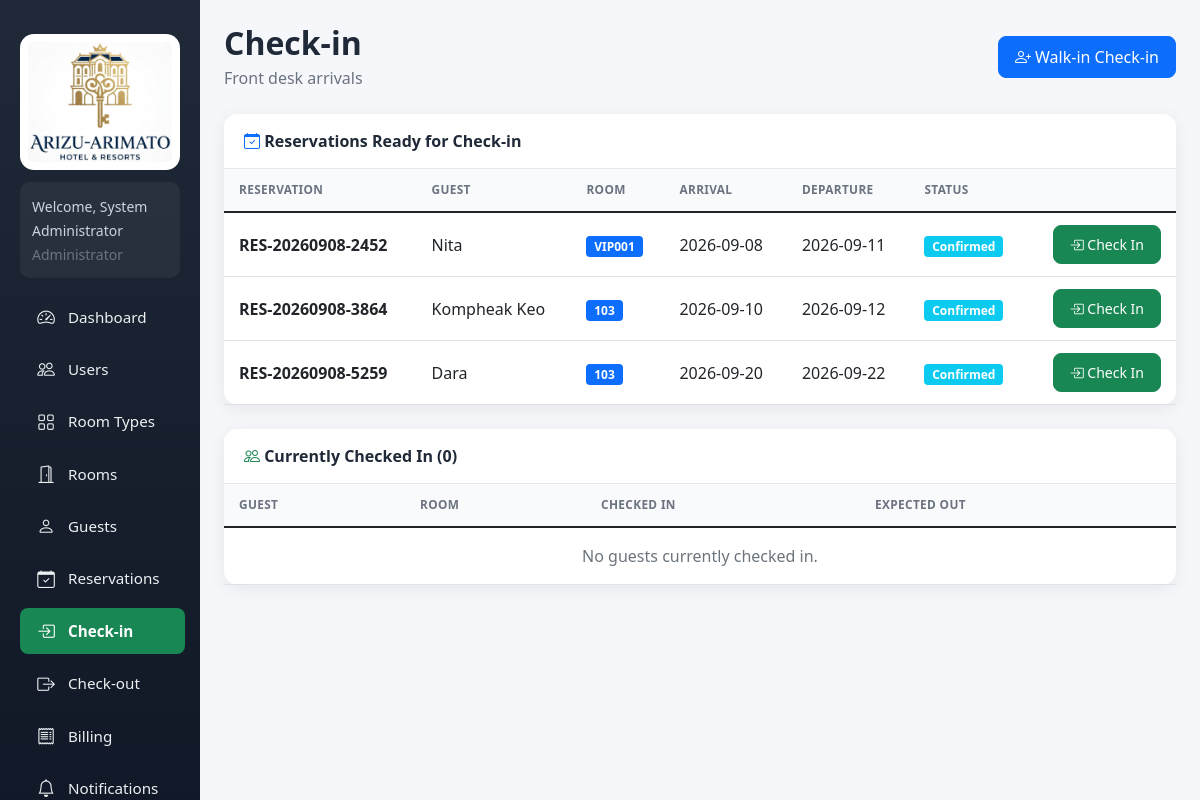
Page /backend/index.php?r=checkin/index (signed in) on the committed database.
### tables this page shows
CREATE TABLE `reservations` (
  `id` int(11) NOT NULL AUTO_INCREMENT,
  `reservation_number` varchar(20) NOT NULL,
  `guest_id` int(11) DEFAULT NULL,
  `room_id` int(11) DEFAULT NULL,
  `check_in_date` date NOT NULL,
  `check_out_date` date NOT NULL,
  `number_of_guests` int(11) NOT NULL,
  `status` enum('Pending','Confirmed','Cancelled','Completed') DEFAULT 'Pending',
  `special_requests` text DEFAULT NULL,
  `total_amount` decimal(10,2) DEFAULT NULL,
  `created_by` int(11) DEFAULT NULL,
  `created_at` timestamp NOT NULL DEFAULT current_timestamp(),
  PRIMARY KEY (`id`),
  UNIQUE KEY `reservation_number` (`reservation_number`)
);

CREATE TABLE `guests` (
  `id` int(11) NOT NULL AUTO_INCREMENT,
  `full_name` varchar(100) NOT NULL,
  `gender` enum('Male','Female','Other') DEFAULT NULL,
  `date_of_birth` date DEFAULT NULL,
  `nationality` varchar(50) DEFAULT NULL,
  `phone` varchar(20) NOT NULL,
  `email` varchar(100) DEFAULT NULL,
  `address` text DEFAULT NULL,
  `identification_number` varchar(50) NOT NULL,
  `created_at` timestamp NOT NULL DEFAULT current_timestamp(),
  PRIMARY KEY (`id`)
);

CREATE TABLE `rooms` (
  `id` int(11) NOT NULL AUTO_INCREMENT,
  `room_number` varchar(10) NOT NULL,
  `room_type_id` int(11) DEFAULT NULL,
  `floor` int(11) DEFAULT NULL,
  `capacity` int(11) DEFAULT NULL,
  `price_per_night` decimal(10,2) DEFAULT NULL,
  `description` text DEFAULT NULL,
  `status` enum('Available','Reserved','Occupied','Cleaning','Maintenance') DEFAULT 'Available',
  `image` varchar(255) DEFAULT NULL,
  `created_at` timestamp NOT NULL DEFAULT current_timestamp(),
  PRIMARY KEY (`id`),
  UNIQUE KEY `room_number` (`room_number`)
);

### backend/Core/Controller.php (called while the page is built, shortened)
<?php
abstract class Controller
{
    protected function view($view, array $data = [], $active = '', $pageTitle = '')
    {
        extract($data);
        require __DIR__ . '/../Views/layout/header.php';
        require __DIR__ . '/../Views/' . $view . '.php';
        require __DIR__ . '/../Views/layout/footer.php';
    }
}

### backend/Controllers/CheckInController.php (called while the page is built, shortened)
<?php
class CheckInController extends Controller
{
    public function __construct()
    {
        $this->checkIn = new CheckIn();
        $this->guest = new Guest();
    }
    public function indexAction()
    {
        $this->view('checkin/index', [
            'ready'     => $this->checkIn->readyReservations(),
            'stays'     => $this->checkIn->activeStays(),
            'guests'    => $this->guest->all(),
            'availRooms'=> $this->availRooms(),
            'message'   => $this->message ?? '',
            'error'     => $this->error ?? '',
        ], 'checkin', 'Check-in');
    }
    private function availRooms()
    {
        $db = getDB();
        return $db->query("SELECT id, room_number, price_per_night FROM rooms WHERE status IN ('Available','Cleaning') ORDER BY room_number")
            ->fetchAll(\PDO::FETCH_ASSOC);
    }
}

### backend/Core/Router.php (called while the page is built, shortened)
<?php
class Router
{
    public function dispatch($route)
    {
        $route = trim($route, '/');
        $parts = explode('/', $route);
        $action = isset($parts[1]) && $parts[1] !== '' ? $parts[1] : 'index';
        $method = $action . 'Action';
        $instance = new $class();
        $instance->$method();
    }
}

### backend/index.php (called while the page is built, shortened)
<?php
$route = isset($_GET['r']) ? $_GET['r'] : '';
$router = new Router();
$router->dispatch($route);

### backend/Models/CheckIn.php (called while the page is built, shortened)
<?php
class CheckIn extends Model
{
    public function readyReservations()
    {
        return $this->db->query(
            "SELECT r.id, r.reservation_number, g.full_name guest_name, rm.room_number, r.check_in_date, r.check_out_date, r.status
             FROM reservations r
             JOIN guests g ON r.guest_id=g.id
             LEFT JOIN rooms rm ON r.room_id=rm.id
             WHERE r.status IN ('Pending','Confirmed') AND r.room_id IS NOT NULL
               AND NOT EXISTS (SELECT 1 FROM check_ins c WHERE c.reservation_id=r.id AND c.status='Active')
             ORDER BY r.check_in_date ASC"
        )->fetchAll(PDO::FETCH_ASSOC);
    }
}

### backend/Views/checkin/index.php (the view, shortened to what this page needs)
<div class="d-flex justify-content-between align-items-center mb-4">
    <div>
        <h2 class="page-title mb-1">Check-in</h2>
        <p class="page-subtitle mb-0">Front desk arrivals</p>
    </div>
    <button class="btn btn-primary" data-bs-toggle="modal" data-bs-target="#walkinModal">
        <i class="bi bi-person-plus"></i> Walk-in Check-in
    </button>
</div>
<div class="card">
    <div class="card-header">
        <i class="bi bi-calendar-check text-primary"></i> Reservations Ready for Check-in
    </div>
    <div class="card-body p-0">
        <div class="table-responsive">
            <table class="table table-hover align-middle mb-0">
                <thead>
                    <tr>
                        <th>Reservation</th>
                        <th>Guest</th>
                        <th>Room</th>
                        <th>Arrival</th>
                        <th>Departure</th>
                        <th>Status</th>
                        <th></th>
                    </tr>
                </thead>
                <tbody>
                <?php foreach ($ready as $r): ?>
                    <tr>
                        <td><strong><?php echo htmlspecialchars($r['reservation_number']); ?></strong></td>
                        <td><?php echo htmlspecialchars($r['guest_name']); ?></td>
                        <td><span class="badge bg-primary"><?php echo htmlspecialchars($r['room_number']); ?></span></td>
                        <td><?php echo $r['check_in_date']; ?></td>
                        <td><?php echo $r['check_out_date']; ?></td>
                        <td><span class="badge bg-info"><?php echo $r['status']; ?></span></td>
                        <td class="text-end">
                            <form method="POST" onsubmit="return confirm('Check in this guest?')">
                                <button class="btn btn-success btn-sm"><i class="bi bi-box-arrow-in-right"></i> Check In</button>
                            </form>
                        </td>
                    </tr>
                <?php endforeach; ?>
                </tbody>
            </table>
        </div>
    </div>
</div>
<div class="card mt-4">
    <div class="card-header">
        <i class="bi bi-people text-success"></i> Currently Checked In (<?php echo count($stays); ?>)
    </div>
    <div class="card-body p-0">
        <div class="table-responsive">
            <table class="table table-hover align-middle mb-0">
                <thead>
                    <tr>
                        <th>Guest</th>
                        <th>Room</th>
                        <th>Checked In</th>
                        <th>Expected Out</th>
                    </tr>
                </thead>
                <tbody>
                <?php if (!$stays): ?>
                    <tr><td colspan="4" class="text-center text-muted py-3">No guests currently checked in.</td></tr>
                <?php endif; ?>
                </tbody>
            </table>
        </div>
    </div>
</div>

### backend/assets/css/style.css (style rules this page uses)
:root { --sidebar-bg: linear-gradient(180deg, #1f2937, #111827); --primary: #198754; --primary-dark: #157347; --surface: #ffffff; --bg: #f5f7fb; --text: #1f2937; --muted: #6b7280; --border: #e5e7eb; --shadow: 0 4px 18px rgba(0, 0, 0, .07); --radius: 14px; --sidebar-width: 250px; }
* { box-sizing: border-box; }
body { background: var(--bg); color: var(--text); font-family: "Segoe UI", system-ui, -apple-system, sans-serif; margin: 0; overflow-x: hidden; }
.page-title { font-weight: 700; color: var(--text); margin-bottom: 5px; }
.page-subtitle { color: var(--muted); margin-bottom: 20px; }
.card { border: 0; border-radius: var(--radius); box-shadow: var(--shadow); }
.card-header { border-radius: var(--radius) var(--radius) 0 0 !important; font-weight: 600; background: #fff; border-bottom: 1px solid var(--border); padding: 15px 20px; }
.card-body { padding: 20px; }
.btn { border-radius: 8px; font-weight: 500; padding: 8px 16px; }
.table { min-width: 600px; }
.table thead th { text-transform: uppercase; font-size: .74rem; letter-spacing: .03em; color: var(--muted); border-bottom: 1px solid var(--border); white-space: nowrap; padding: 12px 15px; background: #f9fafb; }
.table td, .table th { vertical-align: middle; padding: 12px 15px; }

### rows in the picture
reservations: reservation_number "RES-20260908-2452", guest.full_name "Nita", room.room_number "VIP001", check_in_date "2026-09-08", check_out_date "2026-09-11", status "Confirmed"
reservations: reservation_number "RES-20260908-3864", guest.full_name "Kompheak Keo", room.room_number "103", check_in_date "2026-09-10", check_out_date "2026-09-12", status "Confirmed"
reservations: reservation_number "RES-20260908-5259", guest.full_name "Dara", room.room_number "103", check_in_date "2026-09-20", check_out_date "2026-09-22", status "Confirmed"

### other values in the picture
$_SESSION['user_name'] "System Administrator"
$_SESSION['user_role'] "Administrator"
$label "Dashboard Users Room Types Rooms Guests Reservations Check-in Check-out Billing Notifications"
count($stays) "0"
